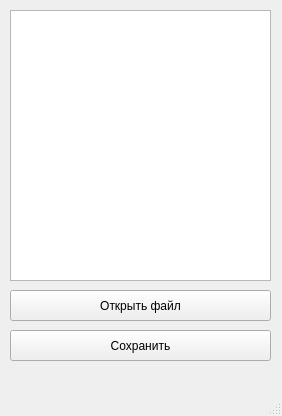
<?xml version="1.0" encoding="UTF-8"?>
<ui version="4.0">
 <class>MainWindow</class>
 <widget class="QMainWindow" name="MainWindow">
  <property name="geometry">
   <rect>
    <x>0</x>
    <y>0</y>
    <width>282</width>
    <height>416</height>
   </rect>
  </property>
  <property name="windowTitle">
   <string>MainWindow</string>
  </property>
  <widget class="QWidget" name="centralwidget">
   <widget class="QTreeView" name="treeView">
    <property name="geometry">
     <rect>
      <x>10</x>
      <y>10</y>
      <width>261</width>
      <height>271</height>
     </rect>
    </property>
   </widget>
   <widget class="QPushButton" name="pushButton">
    <property name="geometry">
     <rect>
      <x>10</x>
      <y>290</y>
      <width>261</width>
      <height>31</height>
     </rect>
    </property>
    <property name="text">
     <string>Открыть файл</string>
    </property>
   </widget>
   <widget class="QPushButton" name="pushButton_2">
    <property name="geometry">
     <rect>
      <x>10</x>
      <y>330</y>
      <width>261</width>
      <height>31</height>
     </rect>
    </property>
    <property name="text">
     <string>Сохранить</string>
    </property>
   </widget>
  </widget>
  <widget class="QMenuBar" name="menubar">
   <property name="geometry">
    <rect>
     <x>0</x>
     <y>0</y>
     <width>282</width>
     <height>21</height>
    </rect>
   </property>
  </widget>
  <widget class="QStatusBar" name="statusbar"/>
 </widget>
 <resources/>
 <connections/>
</ui>
